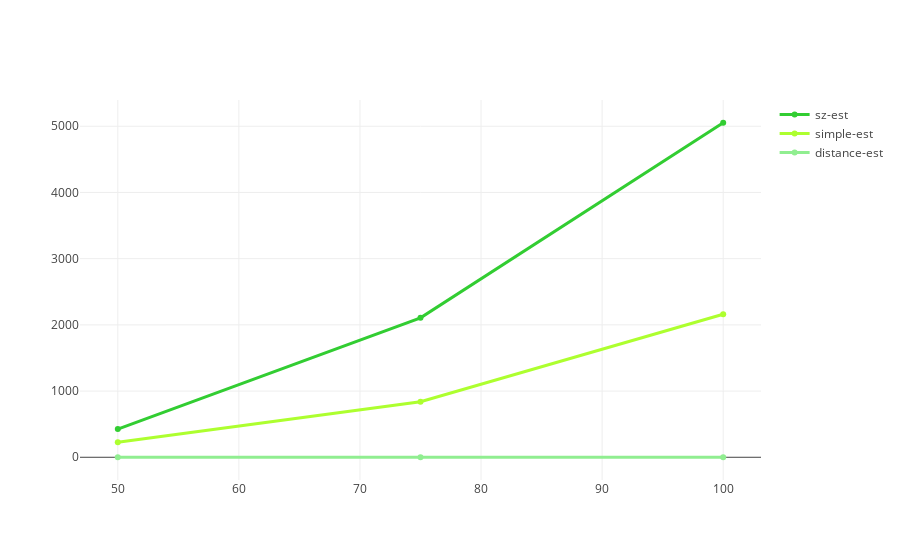

Notebook code cell kept with this figure:
### Code cell
trace1 = go.Scatter(
    x = val1,
    y = times_sz_ba,
    mode = 'lines+markers',
    name = 'sz-est',
    line = dict(
        color = (colors1[0]),
        width = 3)
)
trace2 = go.Scatter(
    x = val1,
    y = times_sa_ba,
    mode = 'lines+markers',
    name = 'simple-est',
    line = dict(
        color = (colors1[1]),
        width = 3)
)
trace3 = go.Scatter(
    x = val1,
    y = times_ds_ba,
    mode = 'lines+markers',
    name = 'distance-est',
    line = dict(
        color = (colors1[2]),
        width = 3)
)
data = [trace1,trace2,trace3]

iplot(data, filename='line-mode')
##### BA 3-slowest

### Figure 1 — Plotly figure (JSON) as saved in the notebook; plotly's stock layout.template omitted (floating-point values rounded to 4 significant figures)
{"data": [{"line": {"color": "limegreen", "width": 3}, "mode": "lines+markers", "name": "sz-est", "type": "scatter", "x": [50, 75, 100], "y": [426.0, 2106.0, 5053.0]}, {"line": {"color": "greenyellow", "width": 3}, "mode": "lines+markers", "name": "simple-est", "type": "scatter", "x": [50, 75, 100], "y": [226.6, 838.5, 2160.0]}, {"line": {"color": "lightgreen", "width": 3}, "mode": "lines+markers", "name": "distance-est", "type": "scatter", "x": [50, 75, 100], "y": [0.2753, 0.5715, 0.7935]}], "layout": {}}
